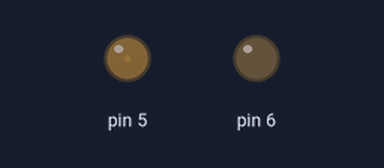
This sketch was run on a simulated Arduino Uno, built with avr-gcc and run on an emulated ATmega328P. On the bench: output pins drawn as LEDs (lit = HIGH).

Above: at 0.15 s.
At 10.68 s:
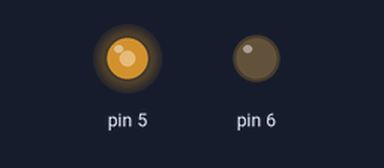
At 19.99 s:
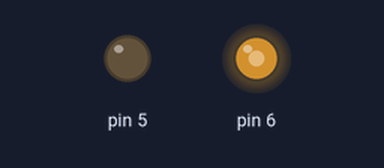
At 39.8 s:
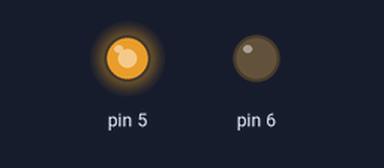
Timing chart, 0 to 40.0 s (numbered marks = the images above):
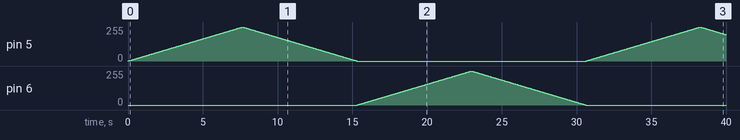

Measured:
- by itself, pin 6: rises from 0/255 to 255/255 in 7.6 s, then falls to 0/255 in 7.7 s

The sketch:

H_bridge.ino
```cpp
void setup()
{
  pinMode(5, OUTPUT);
  pinMode(6, OUTPUT);
}

void loop()
{
  //Increase Speed in Direction One
  for(int i = 0; i < 255; i+=1){
    analogWrite(5, i);
    digitalWrite(6, LOW);
    delay(30);
  }
  //Decrease Speed in Direction One
  for(int i = 255; i > 0; i-= 1){
    analogWrite(5, i);
    digitalWrite(6, LOW);
    delay(30);
  }
  //Increase Speed in Direction Two
  for(int i = 0; i < 255; i+=1){
    analogWrite(6, i);
    digitalWrite(5, LOW);
    delay(30);
  }
  //Decrease Speed in Direction Two
  for(int i = 255; i > 0; i-= 1){
    analogWrite(6, i);
    digitalWrite(5, LOW);
    delay(30);
  }
}
```
